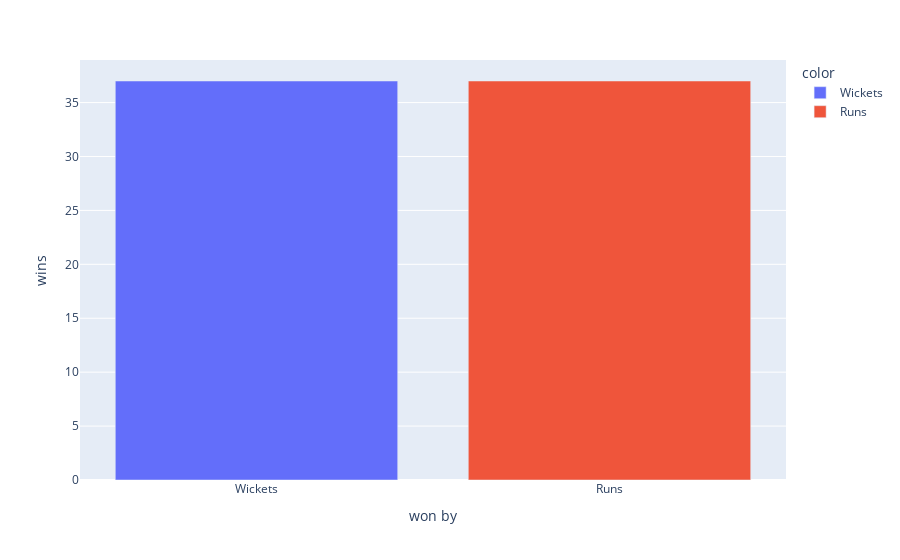

Write notebook code for a chart like this one.
### Code cell
# 4. How do teams win( by Runs vs Wicket)
won_by = df['won_by'].value_counts()
px.bar(x=won_by.index, y=won_by.values, labels={'x':'won by','y' : 'wins'}, color=won_by.index)

### Figure 1 — Plotly figure (JSON) as saved in the notebook; plotly's stock layout.template omitted (floating-point values rounded to 4 significant figures)
{"data": [{"hovertemplate": "color=Wickets<br>won by=%{x}<br>wins=%{y}<extra></extra>", "legendgroup": "Wickets", "marker": {"color": "#636efa", "pattern": {"shape": ""}}, "name": "Wickets", "orientation": "v", "showlegend": true, "textposition": "auto", "type": "bar", "x": ["Wickets"], "xaxis": "x", "y": [37], "yaxis": "y"}, {"hovertemplate": "color=Runs<br>won by=%{x}<br>wins=%{y}<extra></extra>", "legendgroup": "Runs", "marker": {"color": "#EF553B", "pattern": {"shape": ""}}, "name": "Runs", "orientation": "v", "showlegend": true, "textposition": "auto", "type": "bar", "x": ["Runs"], "xaxis": "x", "y": [37], "yaxis": "y"}], "layout": {"barmode": "relative", "legend": {"title": {"text": "color"}, "tracegroupgap": 0}, "margin": {"t": 60}, "xaxis": {"anchor": "y", "domain": [0, 1], "title": {"text": "won by"}}, "yaxis": {"anchor": "x", "domain": [0, 1], "title": {"text": "wins"}}}}
